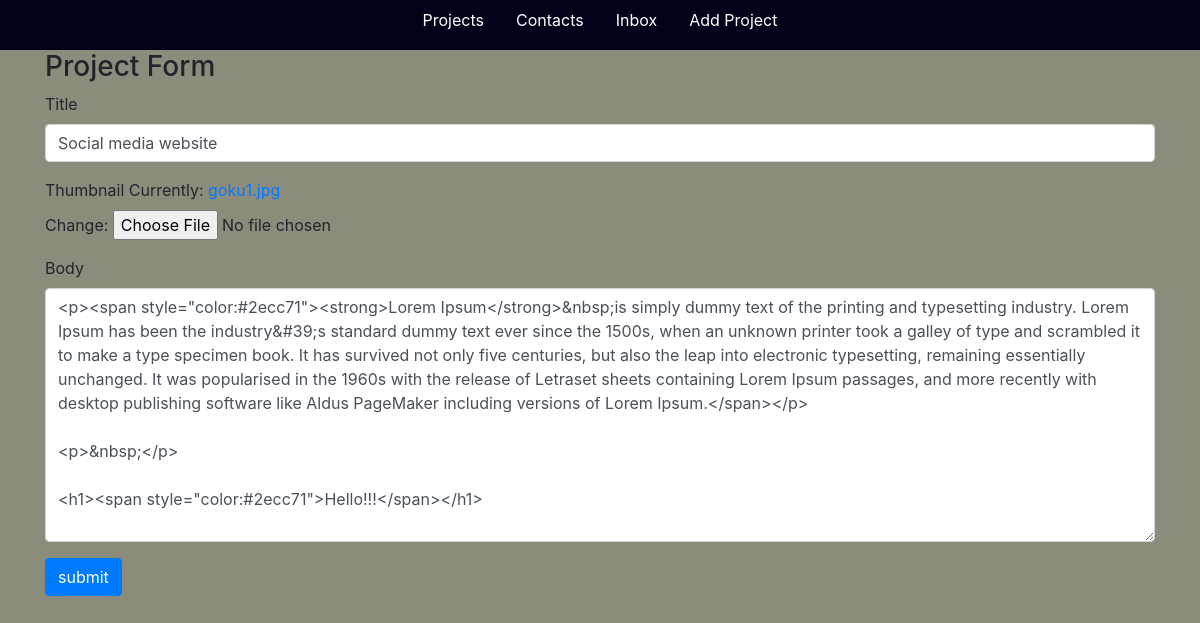
Screenshot of /edit-project/a7631b81-52f9-49d7-b45d-8dc7780f312c/ (signed in) with the database file from the repository.
### base/models.py (models this page shows, shortened)
class Project(models.Model):
    title = models.CharField(max_length=200)
    thumbnail = models.ImageField(null=True)
    body = RichTextUploadingField()
    slug = models.SlugField(null=True, blank=True)
    created = models.DateTimeField(auto_now_add=True)
    id = models.UUIDField(
        primary_key=True,
        unique=True,
        default=uuid.uuid4,
        editable=False)

### base/views.py (the view)
# urls.py: path('edit-project/<str:pk>/', views.editProject, name="edit-project"),
def editProject(request, pk):
    project = Project.objects.get(id=pk)
    form = ProjectForm(instance=project)
    if request.method == 'POST':
        form = ProjectForm(request.POST, request.FILES, instance=project)
        if form.is_valid():
            form.save()
            return redirect('home')
    context = {'form': form}
    return render(request, 'base/project_form.html', context)

### base/forms.py
class ProjectForm(ModelForm):
    class Meta:
        model = Project
        fields = ['title', 'thumbnail', 'body']
    def __init__(self, *args, **kwargs):
        super(ProjectForm, self).__init__(*args, **kwargs)
        self.fields['title'].widget.attrs.update(
            {'class': 'form-control'})
        self.fields['body'].widget.attrs.update(
            {'class': 'form-control', })

### base/templates/base/project_form.html (shortened to what this page needs)
{% extends 'base/main.html' %}
{% load static %}
{% block content %}
<div class="container">
    <h3>Project Form</h3>
    <form method="POST" enctype="multipart/form-data">
        {% for field in form %}
        <div class="mb-3">
            <label for="exampleInputPassword1" class="form-label">{{field.label}}</label>
            {{field}}
        </div>
        {% endfor %}
        <input class="btn btn-primary" type="submit" value="submit">
    </form>
</div>
{% endblock content %}

### static/styles/main.css (style rules this page uses)
body { background-color: rgb(140, 140, 125); justify-content: center; overflow-x: hidden; }

### rows the page displays
Project: form "Social media website" "<p><span style=\"color:#2ecc71\"><strong>Lorem Ipsum</strong>&nbsp;is simply dummy text of the printing and typesetting industry. Lorem Ipsum has been the industry&#39;s standard dummy text ever since the 1500s, when an unknown printer took a galley of type and scrambled it to make a type specimen book. It has survived not only five centuries, but also the leap into electronic typesetting, remaining essentially unchanged. It was popularised in the 1960s with the release of Letraset sheets containing Lorem Ipsum passages, and more recently with desktop publishing software like Aldus PageMaker including versions of Lorem Ipsum.</span></p> <p>&nbsp;</p> <h1><span…"

### other values shown
{{ field.label }} "Title" "Thumbnail" "Body"
